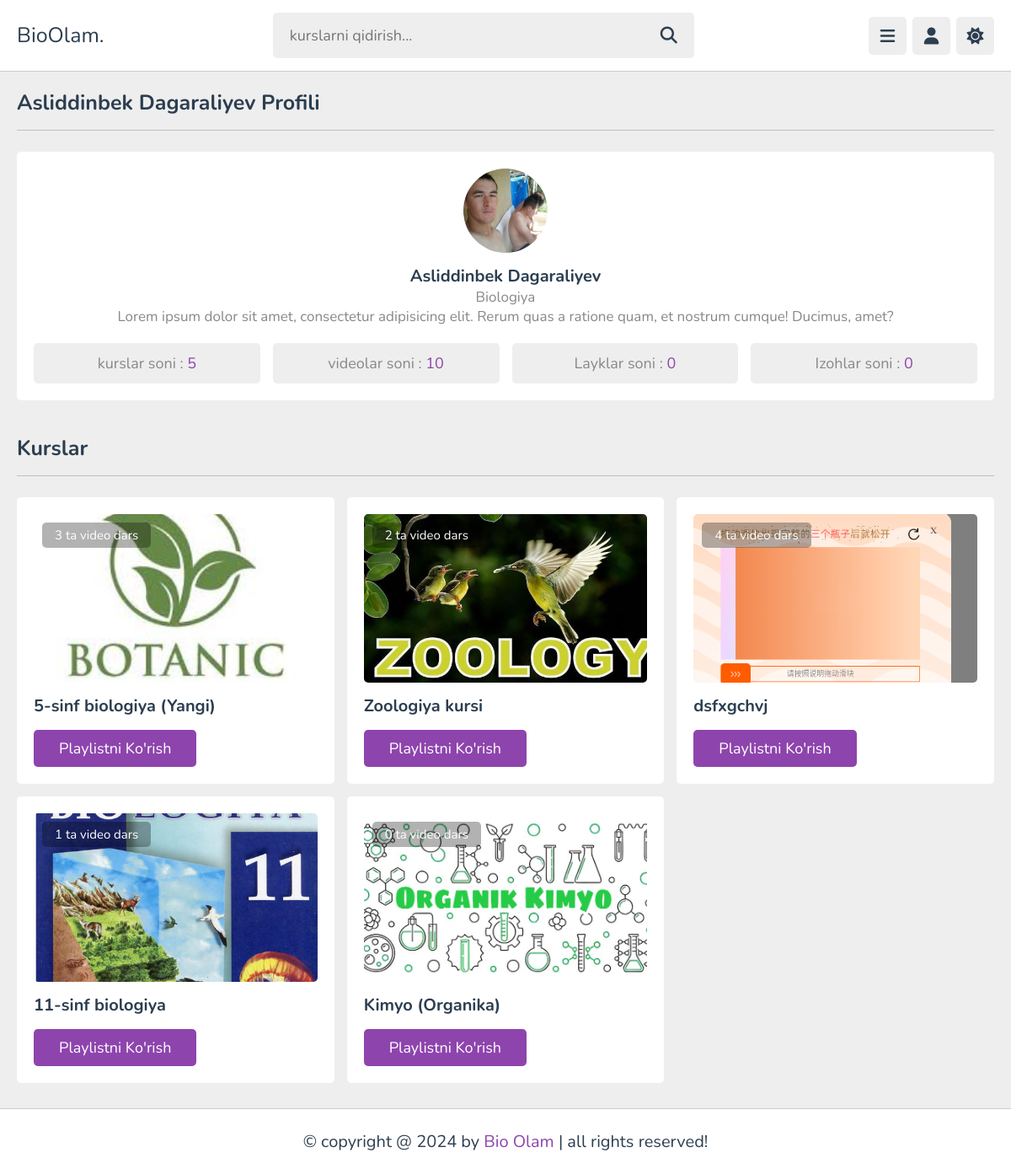
/accounts/teacher-profile/1/, run on the app's committed database.
### users/models.py (models this page shows, shortened)
class Teachers(models.Model):
    class TeacherType(models.TextChoices):
        Other = "Other", "Other"
        Biology = "Biologiya", "Biology"
        Chemistry = "Kimyo", "Chemistry"
        Physics = "Physics", "Physics"
        Math = "Matematika", "Math"
        English = "Ingliz tili", "English"
        History = "Tarix", "History"
        Geography = "Geografiya", "Geography"
        ComputerScience = "Computer Science", "Computer Science"
        Literature = "Adabiyot", "Literature"
        Art = "San'at", "Art"
        Music = "Musiqa", "Music"
    user = models.OneToOneField(
        User,
        on_delete=models.CASCADE,
        related_name='teacher'
    )
    profile = models.ForeignKey(
        Profile,
        on_delete=models.CASCADE,
        related_name='user_teachers',
    )
    teacher_type = models.CharField(
        max_length=200,
        choices=TeacherType.choices,
        default=TeacherType.Other
    )
    bio = models.TextField()
    courses_num = models.IntegerField(default=0)
    videos_num = models.IntegerField(default=0)
    student_num = models.IntegerField(default=0)
    likes_num = models.IntegerField(default=0)
    comments_num = models.IntegerField(default=0)
    income = models.DecimalField(max_digits=10, decimal_places=2, default=0.0)

class Profile(models.Model):
    class Jobs(models.TextChoices):
        Other = "Other", "Other"
        Student = "Student", "Student"
        Teacher = "Teacher", "Teacher"
    user = models.OneToOneField(
        User,
        on_delete=models.CASCADE,
        related_name='profile'
    )
    photo = models.ImageField(
        upload_to='users/',
        blank=True,
        null=True
    )
    date_of_birth = models.DateField(
        null=True,
        blank=True
    )
    job = models.CharField(
        max_length=50,
        choices=Jobs.choices,
        default=Jobs.Other
    )
    saved_playlists = models.ManyToManyField(Subcategory, related_name='saved_by_users', blank=True)
    bio = models.CharField(max_length=200)
    liked_videos_count = models.PositiveIntegerField(default=0)
    comments_count = models.PositiveIntegerField(default=0)
    balance = models.PositiveIntegerField(default=0)

### courses/models.py (models this page shows, shortened)
class Subcategory(models.Model):
    class CourseType(models.TextChoices):
        Free = "Free", "Free"
        Paid = "Paid", "Paid"
    category = models.ForeignKey(
        Category,
        on_delete=models.CASCADE,
        related_name='subcategories'
    )
    teacher = models.ForeignKey(
        'users.Teachers',
        on_delete=models.CASCADE,
        related_name='subcategories'
    )
    course_type = models.CharField(
        max_length=200,
        choices=CourseType.choices,
        default=CourseType.Free
    )
    name = models.CharField(max_length=100)
    descriptions = models.TextField()
    image = models.ImageField(
        upload_to="subcategory/",
        blank=True,
        null=True
    )
    created_at = models.DateTimeField(auto_now_add=True)
    student_count = models.IntegerField(default=0)
    course_duration = models.IntegerField(default=0)
    videos_count = models.IntegerField(default=0)
    is_payment = models.BooleanField(default=False)
    old_price = models.IntegerField(default=0)
    price = models.BigIntegerField(default=0)

### users/views.py (the view)
# urls.py: path('teacher-profile/<int:id>/', teacher_profiles_view, name='teacher_profile'),
def teacher_profiles_view(request, id):
    teacher = get_object_or_404(Teachers.objects.all(), id=id)
    subcategories = Subcategory.objects.filter(teacher=teacher)
    context = {
        'teacher': teacher,
        'subcategories': subcategories
    }
    return render(request, 'teachers/teacher_profile.html', context)

### users/context_processor.py (called while the page is built)
def get_user(request):
    user = request.user
    context = {
        'user': user,
    }
    return context

### templates/teachers/teacher_profile.html (shortened to what this page needs)
{% extends "base.html" %}
{% load static %}
{% block content %}
<section class="teacher-profile">
    <h1 class="heading">{{ teacher.user.first_name }} {{ teacher.user.last_name }} profili</h1>
    <div class="details">
        <div class="tutor">
            {% if teacher.user.profile.photo %}
                <img src="{{ teacher.user.profile.photo.url }}" alt="Teacher photo">
            {% else %}
                <img src="{% static 'images/user.png' %}" alt="Teacher photo">
           {% endif %}
          <h3>{{ teacher.user.first_name }} {{ teacher.user.last_name }}</h3>
          <span>{{ teacher.teacher_type }}</span><br>
          <span>Lorem ipsum dolor sit amet, consectetur adipisicing elit. Rerum quas a ratione quam, et nostrum cumque! Ducimus, amet?</span>
       </div>
       <div class="flex">
          <p>kurslar soni : <span>{{ teacher.courses_num }}</span></p>
          <p>videolar soni : <span>{{ teacher.videos_num }}</span></p>
          <p>Layklar soni : <span>{{ teacher.likes_num }}</span></p>
          <p>Izohlar soni : <span>{{ teacher.comments_num }}</span></p>
       </div>
    </div>
 </section>
 <section class="courses">
    <h1 class="heading">Kurslar</h1>
    <div class="box-container">
       {% for subcategory in subcategories %}
       <div class="box">
         <div class="thumb">
            <img src="{{ subcategory.image.url }}" alt="">
            <span>{{ subcategory.videos_count }} ta video dars</span>
         </div>
         <h3 class="title">{{ subcategory.name }}</h3>
         <a href="{% url "playlists_view" subcategory.id %}" class="inline-btn">Playlistni ko'rish</a>
      </div>
       {% endfor %}
    </div>
 </section>
{% endblock content %}

### static/css/style.css (style rules this page uses)
:root { --main-color:#8e44ad; --red:#e74c3c; --orange:#f39c12; --light-color:#888; --light-bg:#eee; --black:#2c3e50; --white:#fff; --border:.1rem solid rgba(0,0,0,.2); }
* { font-family: 'Nunito', sans-serif; margin:0; padding:0; box-sizing: border-box; outline: none; border:none; text-decoration: none; }
html { font-size: 62.5%; overflow-x: hidden; }
body { background-color: var(--light-bg); padding-left: 30rem; }
section { padding:2rem; margin: 0 auto; max-width: 1200px; }
.heading { font-size: 2.5rem; color:var(--black); margin-bottom: 2.5rem; border-bottom: var(--border); padding-bottom: 1.5rem; text-transform: capitalize; }
.inline-btn, .inline-option-btn, .inline-delete-btn, .btn, .delete-btn, .option-btn { border-radius: .5rem; color:#fff; font-size: 1.8rem; cursor: pointer; text-transform: capitalize; padding:1rem 3rem; text-align: center; margin-top: 1rem; }
.inline-btn, .inline-option-btn, .inline-delete-btn { display: inline-block; }
.btn, .inline-btn { background-color: var(--main-color); }
.courses .box-container { display: grid; grid-template-columns: repeat(auto-fit, minmax(30rem, 1fr)); gap:1.5rem; justify-content: center; align-items: flex-start; }
.courses .box-container .box { border-radius: .5rem; background-color: var(--white); padding: 2rem; }
.courses .box-container .box .thumb { position: relative; }
.courses .box-container .box .thumb span { position: absolute; top:1rem; left: 1rem; border-radius: .5rem; padding: .5rem 1.5rem; background-color: rgba(0,0,0,.3); color: #fff; font-size: 1.5rem; }
.courses .box-container .box .thumb img { width: 100%; height: 20rem; object-fit: cover; border-radius: .5rem; }
.courses .box-container .box .title { font-size: 2rem; color: var(--black); padding-bottom: .5rem; padding-top: 1rem; }
.teacher-profile .details { text-align: center; background-color: var(--white); border-radius: .5rem; padding: 2rem; }
.teacher-profile .details .tutor img { height: 10rem; width: 10rem; border-radius: 50%; object-fit: cover; margin-bottom: 1rem; }
.teacher-profile .details .tutor h3 { font-size: 2rem; color: var(--black); }
.teacher-profile .details .tutor span { color: var(--light-color); font-size: 1.7rem; }
.teacher-profile .details .flex { display: flex; flex-wrap: wrap; gap: 1.5rem; margin-top: 2rem; }
.teacher-profile .details .flex p { flex: 1 1 20rem; border-radius: .5rem; background-color: var(--light-bg); padding: 1.2rem 2rem; font-size: 1.8rem; color: var(--light-color); }
.teacher-profile .details .flex p span { color: var(--main-color); }
@media (max-width:1200px) { body { padding-left: 0; } }

### data on the page
Teachers: user.first_name "Asliddinbek", user.last_name "Dagaraliyev", user.profile.photo (picture), teacher_type "Biologiya", courses_num "5", videos_num "10", likes_num "0", comments_num "0"
Subcategory: image (picture), videos_count "3", name "5-sinf biologiya (Yangi)"
Subcategory: image (picture), videos_count "2", name "Zoologiya kursi"
Subcategory: image (picture), videos_count "4", name "dsfxgchvj"
Subcategory: image (picture), videos_count "1", name "11-sinf biologiya"
Subcategory: image (picture), videos_count "0", name "Kimyo (Organika)"
